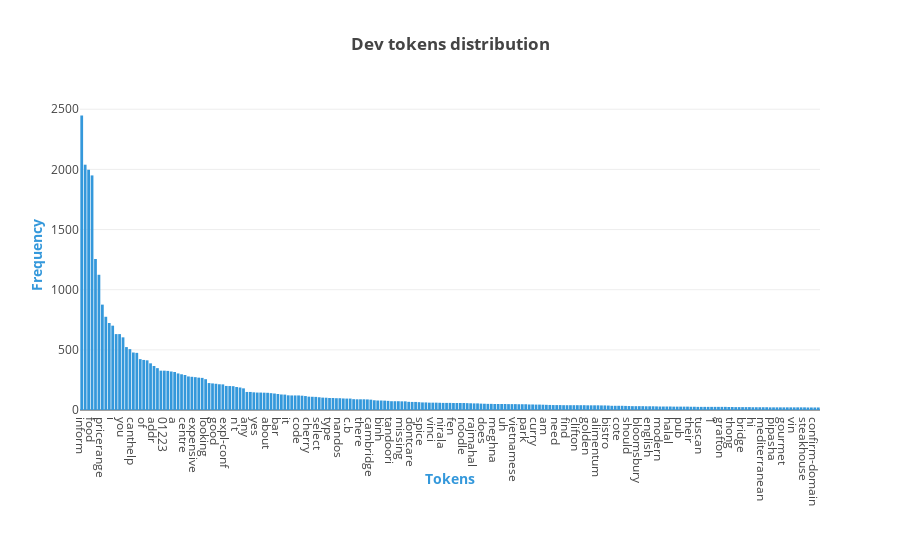

The notebook cell this image was saved under:
### Code cell
dev_X_axis = []
dev_Y_axis = []
dev_top_tokens = []
sorted_dict = sorted(dev_vocabulary.items(), key = itemgetter(1), reverse = True)

for token, token_count in sorted_dict:
    if len(dev_top_tokens) <= 10:
        dev_top_tokens.append((token, token_count))
    if token_count > 20:
        dev_X_axis.append(token)
        dev_Y_axis.append(token_count)

assert(len(dev_X_axis) == len(dev_Y_axis)) 

plotly.offline.iplot({
    "data": [Bar(orientation = "v",
                 x = dev_X_axis,
                 y = dev_Y_axis,
                 marker = dict(color = "#3498db"))],
    "layout": Layout(title = "<b>Dev tokens distribution</b>",
                     xaxis = dict(title = "<b>Tokens</b>", dtick = 3, titlefont = dict(color = "#3498db")),
                     yaxis = dict(title = "<b>Frequency</b>", titlefont = dict(color = "#3498db")),
                     margin = Margin(b = 150)
                    )
})


logging.info("Dev top tokens:\t{}".format(dev_top_tokens))

### Figure 1 — Plotly figure (JSON) as saved in the notebook; plotly's stock layout.template omitted (floating-point values rounded to 4 significant figures; data arrays with more than 128 entries replaced by an {"elided": "..."} marker saying what was removed)
{"data": [{"marker": {"color": "#3498db"}, "orientation": "v", "type": "bar", "uid": "de197a9a-9367-4cb9-810b-02b490249a69", "x": {"elided": "215 str values"}, "y": {"elided": "215 int values"}}], "layout": {"margin": {"b": 150}, "title": "<b>Dev tokens distribution</b>", "xaxis": {"dtick": 3, "title": "<b>Tokens</b>", "titlefont": {"color": "#3498db"}}, "yaxis": {"title": "<b>Frequency</b>", "titlefont": {"color": "#3498db"}}}}
